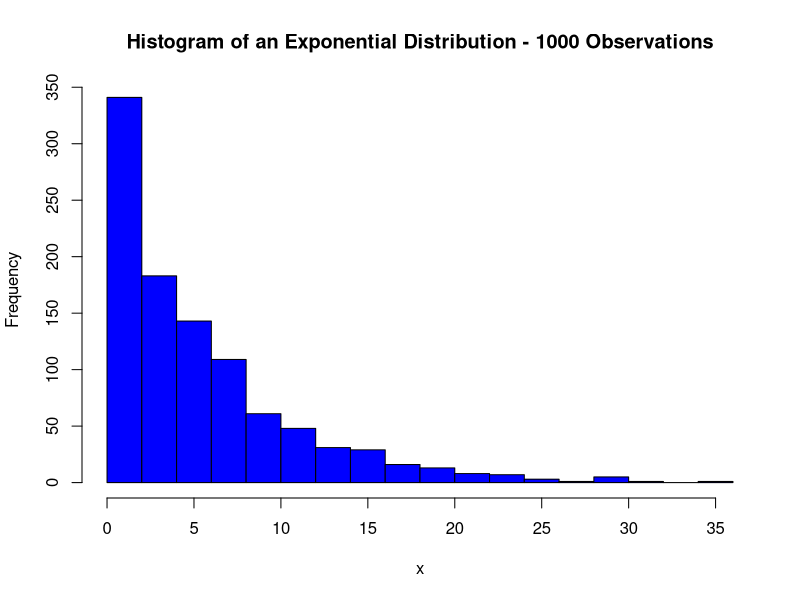
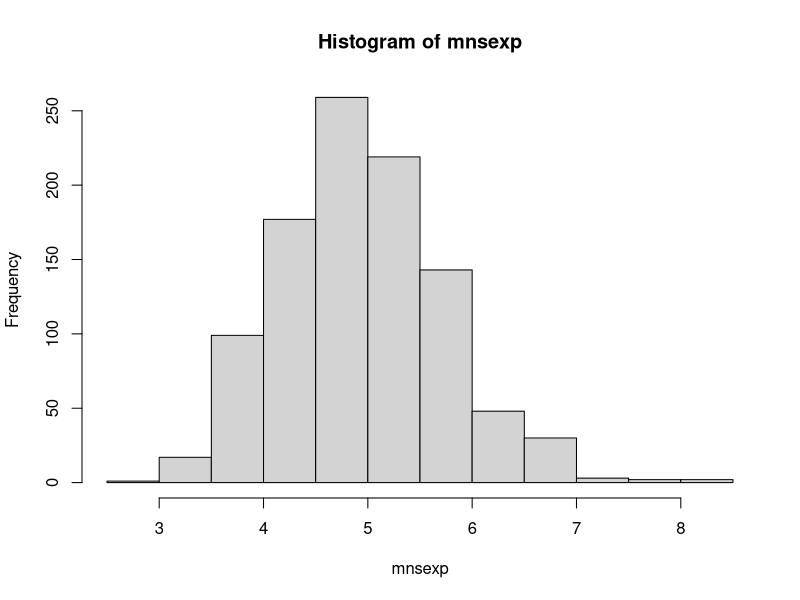

Reproduce these figures in R, in order.
## ---- chunk 1
exp_dist <- rexp(1000,rate = 0.2)
hist(exp_dist,breaks=20,col="blue",xlab = "x",main="Histogram of an Exponential Distribution - 1000 Observations")
mean(exp_dist)
sd(exp_dist)
## ---- chunk 2
mnsexp = NULL
for (i in 1 : 1000) mnsexp = c(mnsexp, mean(rexp(40,rate=0.2)))
hist(mnsexp)
mean(mnsexp)
sd(mnsexp)
